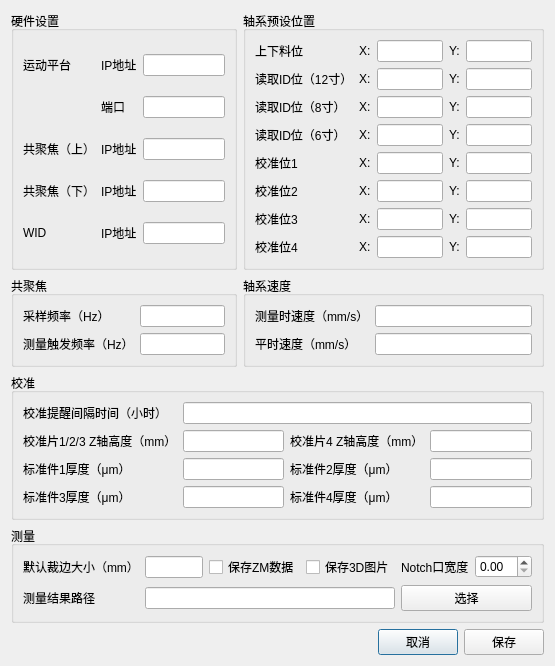
<?xml version="1.0" encoding="UTF-8"?>
<ui version="4.0">
 <class>DialogSetting</class>
 <widget class="QDialog" name="DialogSetting">
  <property name="geometry">
   <rect>
    <x>0</x>
    <y>0</y>
    <width>555</width>
    <height>592</height>
   </rect>
  </property>
  <property name="windowTitle">
   <string>参数设置</string>
  </property>
  <layout class="QGridLayout" name="gridLayout" rowstretch="1,0,0,0,0,0,0" columnstretch="3,4">
   <item row="1" column="0">
    <widget class="QGroupBox" name="groupBox_4">
     <property name="title">
      <string>共聚焦</string>
     </property>
     <layout class="QGridLayout" name="gridLayout_5">
      <item row="0" column="0">
       <widget class="QLabel" name="label_30">
        <property name="text">
         <string>采样频率（Hz）</string>
        </property>
       </widget>
      </item>
      <item row="0" column="1">
       <widget class="QLineEdit" name="lineEdit_scan_rate"/>
      </item>
      <item row="1" column="0">
       <widget class="QLabel" name="label_31">
        <property name="text">
         <string>测量触发频率（Hz）</string>
        </property>
       </widget>
      </item>
      <item row="1" column="1">
       <widget class="QLineEdit" name="lineEdit_trigger_rate"/>
      </item>
     </layout>
    </widget>
   </item>
   <item row="6" column="0" colspan="2">
    <layout class="QHBoxLayout" name="horizontalLayout">
     <item>
      <spacer name="horizontalSpacer">
       <property name="orientation">
        <enum>Qt::Horizontal</enum>
       </property>
       <property name="sizeHint" stdset="0">
        <size>
         <width>40</width>
         <height>20</height>
        </size>
       </property>
      </spacer>
     </item>
     <item>
      <widget class="QPushButton" name="pushButton_cancel">
       <property name="text">
        <string>取消</string>
       </property>
      </widget>
     </item>
     <item>
      <widget class="QPushButton" name="pushButton_save">
       <property name="text">
        <string>保存</string>
       </property>
      </widget>
     </item>
    </layout>
   </item>
   <item row="0" column="0">
    <widget class="QGroupBox" name="groupBox">
     <property name="title">
      <string>硬件设置</string>
     </property>
     <layout class="QGridLayout" name="gridLayout_2">
      <item row="3" column="1">
       <widget class="QLabel" name="label_7">
        <property name="text">
         <string>IP地址</string>
        </property>
       </widget>
      </item>
      <item row="2" column="1">
       <widget class="QLabel" name="label_4">
        <property name="text">
         <string>IP地址</string>
        </property>
       </widget>
      </item>
      <item row="0" column="0">
       <widget class="QLabel" name="label">
        <property name="text">
         <string>运动平台</string>
        </property>
       </widget>
      </item>
      <item row="2" column="2">
       <widget class="QLineEdit" name="lineEdit_colorFocus_ip_top"/>
      </item>
      <item row="0" column="1">
       <widget class="QLabel" name="label_2">
        <property name="text">
         <string>IP地址</string>
        </property>
       </widget>
      </item>
      <item row="0" column="2">
       <widget class="QLineEdit" name="lineEdit_axis_ip"/>
      </item>
      <item row="3" column="2">
       <widget class="QLineEdit" name="lineEdit_colorFocus_ip_bottom"/>
      </item>
      <item row="1" column="2">
       <widget class="QLineEdit" name="lineEdit_axis_port"/>
      </item>
      <item row="3" column="0">
       <widget class="QLabel" name="label_6">
        <property name="text">
         <string>共聚焦（下）</string>
        </property>
       </widget>
      </item>
      <item row="2" column="0">
       <widget class="QLabel" name="label_5">
        <property name="text">
         <string>共聚焦（上）</string>
        </property>
       </widget>
      </item>
      <item row="1" column="1">
       <widget class="QLabel" name="label_3">
        <property name="text">
         <string>端口</string>
        </property>
       </widget>
      </item>
      <item row="4" column="0">
       <widget class="QLabel" name="label_8">
        <property name="text">
         <string>WID</string>
        </property>
       </widget>
      </item>
      <item row="4" column="1">
       <widget class="QLabel" name="label_9">
        <property name="text">
         <string>IP地址</string>
        </property>
       </widget>
      </item>
      <item row="4" column="2">
       <widget class="QLineEdit" name="lineEdit_wid_ip"/>
      </item>
     </layout>
    </widget>
   </item>
   <item row="2" column="0" colspan="2">
    <widget class="QGroupBox" name="groupBox_5">
     <property name="title">
      <string>校准</string>
     </property>
     <layout class="QGridLayout" name="gridLayout_7">
      <item row="1" column="3">
       <widget class="QLineEdit" name="lineEdit_z_default_4"/>
      </item>
      <item row="2" column="0">
       <widget class="QLabel" name="label_33">
        <property name="text">
         <string>标准件1厚度（μm）</string>
        </property>
       </widget>
      </item>
      <item row="0" column="0">
       <widget class="QLabel" name="label_37">
        <property name="text">
         <string>校准提醒间隔时间（小时）</string>
        </property>
       </widget>
      </item>
      <item row="1" column="1">
       <widget class="QLineEdit" name="lineEdit_z_default_123"/>
      </item>
      <item row="0" column="1" colspan="3">
       <widget class="QLineEdit" name="lineEdit_remind_Interval"/>
      </item>
      <item row="2" column="1">
       <widget class="QLineEdit" name="lineEdit_standard_thickness_1"/>
      </item>
      <item row="1" column="2">
       <widget class="QLabel" name="label_39">
        <property name="text">
         <string>校准片4 Z轴高度（mm）</string>
        </property>
       </widget>
      </item>
      <item row="5" column="0">
       <widget class="QLabel" name="label_35">
        <property name="text">
         <string>标准件3厚度（μm）</string>
        </property>
       </widget>
      </item>
      <item row="1" column="0">
       <widget class="QLabel" name="label_38">
        <property name="text">
         <string>校准片1/2/3 Z轴高度（mm）</string>
        </property>
       </widget>
      </item>
      <item row="5" column="1">
       <widget class="QLineEdit" name="lineEdit_standard_thickness_3"/>
      </item>
      <item row="2" column="2">
       <widget class="QLabel" name="label_34">
        <property name="text">
         <string>标准件2厚度（μm）</string>
        </property>
       </widget>
      </item>
      <item row="2" column="3">
       <widget class="QLineEdit" name="lineEdit_standard_thickness_2"/>
      </item>
      <item row="5" column="2">
       <widget class="QLabel" name="label_36">
        <property name="text">
         <string>标准件4厚度（μm）</string>
        </property>
       </widget>
      </item>
      <item row="5" column="3">
       <widget class="QLineEdit" name="lineEdit_standard_thickness_4"/>
      </item>
     </layout>
    </widget>
   </item>
   <item row="1" column="1">
    <widget class="QGroupBox" name="groupBox_3">
     <property name="title">
      <string>轴系速度</string>
     </property>
     <layout class="QGridLayout" name="gridLayout_4">
      <item row="0" column="0">
       <widget class="QLabel" name="label_28">
        <property name="text">
         <string>测量时速度（mm/s）</string>
        </property>
       </widget>
      </item>
      <item row="0" column="1">
       <widget class="QLineEdit" name="lineEdit_velocity_measure"/>
      </item>
      <item row="1" column="0">
       <widget class="QLabel" name="label_29">
        <property name="text">
         <string>平时速度（mm/s）</string>
        </property>
       </widget>
      </item>
      <item row="1" column="1">
       <widget class="QLineEdit" name="lineEdit_velocity_normal"/>
      </item>
     </layout>
    </widget>
   </item>
   <item row="5" column="0" colspan="2">
    <widget class="QGroupBox" name="groupBox_7">
     <property name="title">
      <string>测量</string>
     </property>
     <layout class="QGridLayout" name="gridLayout_8">
      <item row="2" column="2">
       <widget class="QPushButton" name="pushButton_selectDir">
        <property name="text">
         <string>选择</string>
        </property>
       </widget>
      </item>
      <item row="0" column="0">
       <widget class="QLabel" name="label_32">
        <property name="text">
         <string>默认裁边大小（mm）</string>
        </property>
       </widget>
      </item>
      <item row="2" column="1">
       <widget class="QLineEdit" name="lineEdit_measureFileDir"/>
      </item>
      <item row="0" column="2">
       <layout class="QHBoxLayout" name="horizontalLayout_2">
        <item>
         <widget class="QLabel" name="label_47">
          <property name="text">
           <string>Notch口宽度</string>
          </property>
         </widget>
        </item>
        <item>
         <widget class="QDoubleSpinBox" name="doubleSpinBox_notch_width_"/>
        </item>
       </layout>
      </item>
      <item row="2" column="0">
       <widget class="QLabel" name="label_40">
        <property name="text">
         <string>测量结果路径</string>
        </property>
       </widget>
      </item>
      <item row="0" column="1">
       <layout class="QHBoxLayout" name="horizontalLayout_3">
        <item>
         <widget class="QLineEdit" name="lineEdit_trim_size"/>
        </item>
        <item>
         <widget class="QCheckBox" name="checkBox_save_zm">
          <property name="text">
           <string>保存ZM数据</string>
          </property>
         </widget>
        </item>
        <item>
         <widget class="QCheckBox" name="checkBox_save_image">
          <property name="text">
           <string>保存3D图片</string>
          </property>
         </widget>
        </item>
       </layout>
      </item>
     </layout>
    </widget>
   </item>
   <item row="0" column="1">
    <widget class="QGroupBox" name="groupBox_2">
     <property name="title">
      <string>轴系预设位置</string>
     </property>
     <layout class="QGridLayout" name="gridLayout_3">
      <item row="2" column="1">
       <widget class="QLabel" name="label_42">
        <property name="text">
         <string>X:</string>
        </property>
       </widget>
      </item>
      <item row="7" column="2">
       <widget class="QLineEdit" name="lineEdit_pos_standard_4_x"/>
      </item>
      <item row="6" column="2">
       <widget class="QLineEdit" name="lineEdit_pos_standard_3_x"/>
      </item>
      <item row="2" column="3">
       <widget class="QLabel" name="label_43">
        <property name="text">
         <string>Y:</string>
        </property>
       </widget>
      </item>
      <item row="2" column="0">
       <widget class="QLabel" name="label_41">
        <property name="text">
         <string>读取ID位（8寸）</string>
        </property>
       </widget>
      </item>
      <item row="5" column="3">
       <widget class="QLabel" name="label_25">
        <property name="text">
         <string>Y:</string>
        </property>
       </widget>
      </item>
      <item row="1" column="1">
       <widget class="QLabel" name="label_17">
        <property name="text">
         <string>X:</string>
        </property>
       </widget>
      </item>
      <item row="6" column="1">
       <widget class="QLabel" name="label_20">
        <property name="text">
         <string>X:</string>
        </property>
       </widget>
      </item>
      <item row="0" column="1">
       <widget class="QLabel" name="label_16">
        <property name="text">
         <string>X:</string>
        </property>
       </widget>
      </item>
      <item row="6" column="5">
       <widget class="QLineEdit" name="lineEdit_pos_standard_3_y"/>
      </item>
      <item row="7" column="0">
       <widget class="QLabel" name="label_15">
        <property name="text">
         <string>校准位4</string>
        </property>
       </widget>
      </item>
      <item row="2" column="2">
       <widget class="QLineEdit" name="lineEdit_pos_wait_x_8"/>
      </item>
      <item row="4" column="3">
       <widget class="QLabel" name="label_24">
        <property name="text">
         <string>Y:</string>
        </property>
       </widget>
      </item>
      <item row="4" column="0">
       <widget class="QLabel" name="label_12">
        <property name="text">
         <string>校准位1</string>
        </property>
       </widget>
      </item>
      <item row="0" column="0">
       <widget class="QLabel" name="label_10">
        <property name="text">
         <string>上下料位</string>
        </property>
       </widget>
      </item>
      <item row="1" column="2">
       <widget class="QLineEdit" name="lineEdit_pos_wait_x_12"/>
      </item>
      <item row="1" column="3">
       <widget class="QLabel" name="label_23">
        <property name="text">
         <string>Y:</string>
        </property>
       </widget>
      </item>
      <item row="0" column="3">
       <widget class="QLabel" name="label_22">
        <property name="text">
         <string>Y:</string>
        </property>
       </widget>
      </item>
      <item row="5" column="2">
       <widget class="QLineEdit" name="lineEdit_pos_standard_2_x"/>
      </item>
      <item row="0" column="2">
       <widget class="QLineEdit" name="lineEdit_pos_load_x"/>
      </item>
      <item row="1" column="0">
       <widget class="QLabel" name="label_11">
        <property name="text">
         <string>读取ID位（12寸）</string>
        </property>
       </widget>
      </item>
      <item row="5" column="0">
       <widget class="QLabel" name="label_13">
        <property name="text">
         <string>校准位2</string>
        </property>
       </widget>
      </item>
      <item row="7" column="5">
       <widget class="QLineEdit" name="lineEdit_pos_standard_4_y"/>
      </item>
      <item row="6" column="0">
       <widget class="QLabel" name="label_14">
        <property name="text">
         <string>校准位3</string>
        </property>
       </widget>
      </item>
      <item row="7" column="1">
       <widget class="QLabel" name="label_21">
        <property name="text">
         <string>X:</string>
        </property>
       </widget>
      </item>
      <item row="4" column="1">
       <widget class="QLabel" name="label_18">
        <property name="text">
         <string>X:</string>
        </property>
       </widget>
      </item>
      <item row="4" column="2">
       <widget class="QLineEdit" name="lineEdit_pos_standard_1_x"/>
      </item>
      <item row="0" column="5">
       <widget class="QLineEdit" name="lineEdit_pos_load_y"/>
      </item>
      <item row="5" column="5">
       <widget class="QLineEdit" name="lineEdit_pos_standard_2_y"/>
      </item>
      <item row="4" column="5">
       <widget class="QLineEdit" name="lineEdit_pos_standard_1_y"/>
      </item>
      <item row="3" column="0">
       <widget class="QLabel" name="label_44">
        <property name="text">
         <string>读取ID位（6寸）</string>
        </property>
       </widget>
      </item>
      <item row="2" column="5">
       <widget class="QLineEdit" name="lineEdit_pos_wait_y_8"/>
      </item>
      <item row="6" column="3">
       <widget class="QLabel" name="label_26">
        <property name="text">
         <string>Y:</string>
        </property>
       </widget>
      </item>
      <item row="1" column="5">
       <widget class="QLineEdit" name="lineEdit_pos_wait_y_12"/>
      </item>
      <item row="7" column="3">
       <widget class="QLabel" name="label_27">
        <property name="text">
         <string>Y:</string>
        </property>
       </widget>
      </item>
      <item row="5" column="1">
       <widget class="QLabel" name="label_19">
        <property name="text">
         <string>X:</string>
        </property>
       </widget>
      </item>
      <item row="3" column="1">
       <widget class="QLabel" name="label_45">
        <property name="text">
         <string>X:</string>
        </property>
       </widget>
      </item>
      <item row="3" column="3">
       <widget class="QLabel" name="label_46">
        <property name="text">
         <string>Y:</string>
        </property>
       </widget>
      </item>
      <item row="3" column="2">
       <widget class="QLineEdit" name="lineEdit_pos_wait_x_6"/>
      </item>
      <item row="3" column="5">
       <widget class="QLineEdit" name="lineEdit_pos_wait_y_6"/>
      </item>
     </layout>
    </widget>
   </item>
  </layout>
 </widget>
 <resources/>
 <connections/>
</ui>
